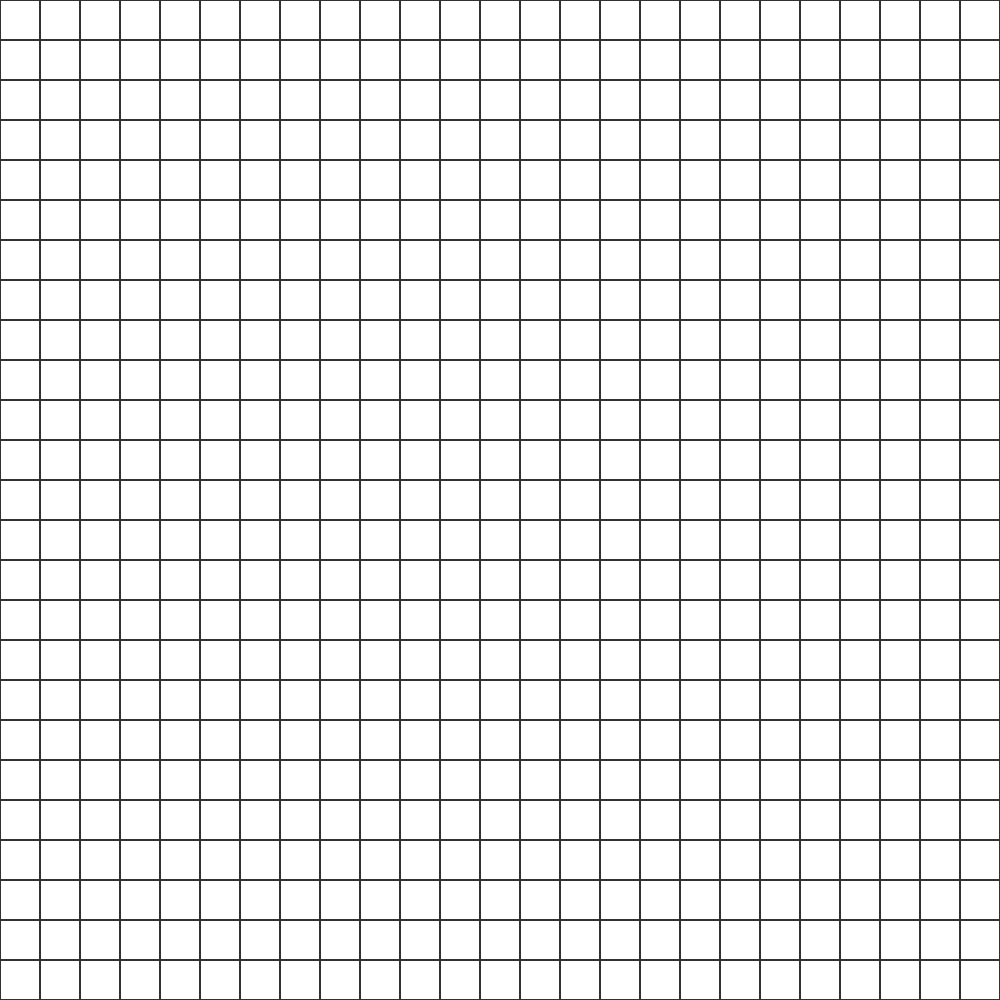
Frame 1 (no input)
Frame 60 (the mouse pressed at the canvas centre just before this capture): identical to frame 1, image omitted
Frame 120 (the mouse held since frame 60 and released just before this capture): identical to frame 1, image omitted

The Processing sketch that drew this single still picture (run headless with seeded random() and noise(); from frame 60 on, the mouse is pressed at the canvas centre):

// Processing sketch: PathFinding
// ── PathFinding.pde
// This is a program to visualize pathfinding algorithms on a grid with all connection of weight 1 (but the program can easily be modified to any weight map)
// By pressing "T" and clicking you can place the targer
// By pressing "P" and clicking you can place a person (starting point)
// By pressing "W" and clicking you can place walls (not allowing this cell in the path)
// By pressing "D" and clicking you delete walls
// By pressing "R" you can clear the simulation and restart
// The algorithm used is Dijkstra but I would like to improve this program to let the use chose the algorithm he wants by pressing 1 / 2 / 3 / ...



import java.util.ArrayList;

// // // // // // // // // //
// // // Variables // // //
// // // // // // // // // 

// Screen and Grid parameters
int gridWidth = 25;
int cellWidth = 40;
int offset = 1;

// Arrays and lists for dijkstra
int[][] map; // Map of Distances (each value is the distance between the person and the 

IntList neighboursX = new IntList(); // lists of X and Y coordinates for the neighbours
IntList neighboursY = new IntList();

IntList lastLayerX = new IntList(); // lists of X and Y coordinates for the layer of neighbours (in order to compute the next layer of neighbours easily)
IntList lastLayerY = new IntList();

IntList pathX = new IntList();// Lists containing all the cells in the path
IntList pathY = new IntList();

// Persons variables
int[][] persons; // list of persons (for an improved version with more than 1 beginning point)
int maxPersons = 1; 
int indexPerson = 0; // also for improved version, could be replace by a boolean for 1 person only
boolean nextPerson = false; // to know if we draw the path or not
int indexPath = 0; // to know the progress of the path when we draw it


boolean failed = false;

int maxDistanceValue; // the maximum theoretical value possible for a distance

int neighboursNumber; // to know how many neighbours there are and to avoid size() method, we consider 

int[] target = new int[2]; // target coordinates

int mode = -1; // To know if we draw walls / persons / a target or if we delete or if we run the simulation


// // // // // // // // // // // 
// // PathFinding Algorithm // //
// // // // // // // // // // //

void pathfindingDijkstra(){
  
  // when needed, we add neighbours 
  if (!nextPerson){
    if(neighboursNumber == 0){
  
      addNeighbours();
      
      // If there are no more neighbours, we finish the algorithm for this person
      if (neighboursNumber ==0){
        failed = true;
        nextPerson = true;
      }
    }
    // if we have neighbours, we take the first one and compute its distance to the person
    if(neighboursNumber != 0){
      int x_ = neighboursX.get(0);
      int y_ = neighboursY.get(0);
      
      neighboursX.remove(0);
      neighboursY.remove(0);
      
      neighboursNumber--;
      
      // Then we compute the weight of the distance from the person to this cell
      int m1 = maxDistanceValue;
      int m2 = maxDistanceValue;
      int m3 = maxDistanceValue;
      int m4 = maxDistanceValue;
      
      if (x_ - 1 >= 0 && map[x_ - 1][y_] != -1) {
        m1 = map[x_ - 1][y_];
      }
      if (y_ - 1 >= 0 && map[x_][y_ - 1] != -1) {
        m2 = map[x_][y_-1];
      }
      if (x_ + 1 < gridWidth && map[x_ + 1][y_] != -1) {
        m3 = map[x_ + 1][y_];
      }
      if (y_ + 1 < gridWidth && map[x_][y_ + 1] != -1){
        m4 = map[x_][y_ + 1];
      }
      
      map[x_][y_] = min(min(m1 , m2 ), min( m3 , m4 )) + 1;
      
      // If the cell is the target, then we finish the pathFinding
      if (x_ == target[0] && y_ == target[1]){
        nextPerson = true;
        neighboursNumber = 0;
      }
    drawCell(x_,y_,false);
    }
  }
}




void addNeighbours(){
  // We look for neighbours at a single distance (we use the last layer in memory to find all the new neighbours)
  
  int lastLayerSize = lastLayerX.size();
  for (int i = 0; i<lastLayerSize ; i++){
    for(int j = -1; j<2 ; j +=2){
      
      // Neighbours on the Left / Right side of the cell
      int x_ = lastLayerX.get(i) + j;
      int y_ = lastLayerY.get(i);
      boolean inBounds = x_>=0 && x_<gridWidth && y_>=0 && y_<gridWidth;
      if (inBounds){ // We check if we look in the window so we can check the second condition
        if(map[x_][y_] == maxDistanceValue){ // We check if the neighbour is accessible
          if (!isInNeighbours(x_ , y_)){ // We check if the neighbour is not already in the list
            
            lastLayerX.append(x_);
            lastLayerY.append(y_);
            
            neighboursX.append(x_);
            neighboursY.append(y_);
            
            neighboursNumber++;
          }
        }
      }
      
      // Neighbours on on top or under the cell
      x_ = lastLayerX.get(i);
      y_ = lastLayerY.get(i) + j;
      inBounds = x_>=0 && x_<gridWidth && y_>=0 && y_<gridWidth;
      if (inBounds){
        if(map[x_][y_] == maxDistanceValue){
          if (!isInNeighbours(x_ , y_)){
            
            lastLayerX.append(x_);
            lastLayerY.append(y_);
            
            neighboursX.append(x_);
            neighboursY.append(y_);
            
            neighboursNumber++;
          }
        }
      }
      
    }
  }
  // We delete the previous layer
  for (int i = 0; i < lastLayerSize ; i++){
    lastLayerX.remove(0);
    lastLayerY.remove(0);
  } 
}


void drawPath(){
  // Draws the path using the distances computed with dijkstra
  
  // We make sure we always begin on the target
  if(indexPath == 0) {
    pathX.append(target[0]);
    pathY.append(target[1]);
    indexPath = 0;
  }
  
  int x_ = pathX.get(indexPath);
  int y_ = pathY.get(indexPath);
  
  indexPath++;
  
  // We look for the neighbour with a lower distance (for weights equal to 1, we just look for actualDistance-1 = distanceToTarget - indexPath)
  int d = map[target[0]][target[1]];
  
  if (x_ - 1 >= 0 && map[x_ - 1][y_] == d-indexPath) {
    x_ -= 1;
  }
  else if (y_ - 1 >= 0 && map[x_][y_ - 1] == d-indexPath) {
    y_ -= 1;
  }
  else if (x_ + 1 < gridWidth && map[x_ + 1][y_] == d-indexPath) {
    x_ += 1;
  }
  else if (y_ + 1 < gridWidth && map[x_][y_ + 1] == d-indexPath){
    y_ += 1;
  }
  
  // We add the cell to our path and draw it
  drawCell(x_,y_,true);
  pathX.append(x_);
  pathY.append(y_);

}


boolean isInNeighbours(int x_ , int y_){
  // To know if a cell is already in the neighbours list
  
  int count = 0;
  while (count < neighboursNumber){
    if (neighboursX.get(count) == x_   &&   neighboursY.get(count) == y_ ) {
      count = neighboursNumber;
    }
    count ++;
  }
  return count == 1 +neighboursNumber;
  
}




// // // // // // // // // // // // // // 
// // Initialization and Main Loop // //
// // // // // // // // // // // // // 

void setup(){
  size(1000,1000);
  background(50);
  init();  
}


void init(){
   // Initilazes the grid and the variables

  neighboursX = new IntList(); 
  neighboursY = new IntList();
  
  lastLayerX = new IntList(); 
  lastLayerY = new IntList();
  
  pathX = new IntList();
  pathY = new IntList();
  
  neighboursNumber = 0;
  
  indexPath = 0 ;
  indexPerson = 0;
  
  maxDistanceValue = gridWidth*gridWidth;
  
  target[0] = -1;
  target[1] = -1;
  
  persons = new int[maxPersons][2];
  for (int i = 0; i<maxPersons;i++){
    persons[i][0] = -1;
  }
  
  map = new int[gridWidth][gridWidth];
  for (int i = 0 ; i< gridWidth ; i++){
    for (int j = 0 ; j< gridWidth ; j++){
      map[i][j] = maxDistanceValue;
    }    
  }
  
  drawCells();
}



// Main Loop
// Manages modes 

void draw(){
  if (keyPressed){
    if (key == 'w' || key == 'W'){
      mode = 0;
    }
    if (key == 'p' || key == 'P'){
      mode = 1;
    }
    if (key == 't' || key == 'T'){
      mode = 2;
    }
    if (key == 'd' || key == 'D'){
      mode = 3;
    }
    if (key == 'b' ){
      mode = 4;
    }
    if (key == 'r'){
      init();
      mode = -1; // no mode selected
    }
  }
  
  if (mode == 0){
  // place Walls
    placeWall();
  }
  
  if (mode == 1){
  // place Person
    placePerson();
  }
  
  if (mode == 2){
  // place Target
    placeTarget();
  }
  
  if (mode == 3){
  // Delete
    delete();
  }
  if (mode == 4){
    // Run simulation
    
    // While we don't find the target we use the PathFinding algorithm
    if (!nextPerson && indexPerson < maxPersons){
      pathfindingDijkstra();
    }
    else if (!failed && indexPerson < maxPersons){ // If we found it, we draw the shortest path
      
      // We only draw the needed cells (we draw persons and target to avoid drawing the path on top of them)
      drawPath();
      drawPersons();
      drawTarget();
      
      if (map[target[0]][target[1]] == indexPath){ // If we finished, we make sure nothing else is run
        failed = false;
        nextPerson = false;
        indexPerson = indexPerson + 1 ;
      }
      
    }
    else if (indexPerson < maxPersons){ // If we don't find the target, then we make sure nothing else is run
      failed = false;
      nextPerson = false;
      indexPerson ++;
    }
    
  }
 

 
}





// // // // // // // // // // // // // // // // // //
// // // // // // All Possible Modes // // // // // 
// // // // // // // // // // // // // // // // // 

void placeWall(){
  // When possible, we place a wall (exception value of -1)
  if (mousePressed){
    
    boolean isOnPerson = mouseX/cellWidth == persons[0][0] && mouseY/cellWidth == persons[0][1];
    boolean isOnTarget = mouseX/cellWidth == target[0] && mouseY/cellWidth == target[1];
    boolean isInBounds = mouseX/cellWidth >=0 && mouseX/cellWidth < gridWidth && mouseY/cellWidth >= 0 && mouseY/cellWidth < gridWidth;
    if (isInBounds && !isOnPerson && !isOnTarget) {
      map[int(mouseX/cellWidth)][int(mouseY/cellWidth)] =  -1;
      drawCell(int(mouseX/cellWidth) , int(mouseY/cellWidth) , false);
    }
    
  }
  
}

void placePerson(){
  // When possible, we place a person (value of 0) and make sure the previous person placed is delete
  if (mousePressed){
    
    boolean isOnTarget = mouseX/cellWidth == target[0] && mouseY/cellWidth == target[1];
    boolean isInBounds = mouseX/cellWidth >=0 && mouseX/cellWidth < gridWidth && mouseY/cellWidth >= 0 && mouseY/cellWidth < gridWidth;
    if (isInBounds && !isOnTarget) {
      if (lastLayerX.size() > 0){
        map[lastLayerX.get(0)][lastLayerY.get(0)] = maxDistanceValue;

        drawCell(persons[0][0] , persons[0][1] , false);

        lastLayerX.remove(0);
        lastLayerY.remove(0);
        
      }
      map[int(mouseX/cellWidth)][int(mouseY/cellWidth)] = 0;
      
      persons[indexPerson][0] = int(mouseX/cellWidth);
      persons[indexPerson][1] = int(mouseY/cellWidth);

      

      lastLayerX.append(int(mouseX/cellWidth));
      lastLayerY.append(int(mouseY/cellWidth));
      drawPersons();
      
      indexPerson = (indexPerson + 1)  % maxPersons;
    }
  }
}

void placeTarget(){
  // We write in memory the position of the target and make sure the previous position of the target is delete
  if (mousePressed){
    
    boolean isOnPerson = mouseX/cellWidth == persons[0][0] && mouseY/cellWidth == persons[0][1];
    boolean isInBounds = mouseX/cellWidth >=0 && mouseX/cellWidth < gridWidth && mouseY/cellWidth >= 0 && mouseY/cellWidth < gridWidth;
    if (isInBounds && !isOnPerson) {
      if (target[0]>=0){
        drawCell(target[0] , target[1] , false);
      }
      target[0] = int(mouseX/cellWidth);
      target[1] = int(mouseY/cellWidth);
      drawTarget();
    }
  }
}

void delete(){
  // We set the value to maxDistance (which is used as the infinity here) when possible
  if (mousePressed ){
    
    boolean isOnPerson = mouseX/cellWidth == persons[0][0] && mouseY/cellWidth == persons[0][1];
    boolean isOnTarget = mouseX/cellWidth == target[0] && mouseY/cellWidth == target[1];
    boolean isInBounds = mouseX/cellWidth >=0 && mouseX/cellWidth < gridWidth && mouseY/cellWidth >= 0 && mouseY/cellWidth < gridWidth;
    if (isInBounds && !isOnPerson && !isOnTarget) {
      map[int(mouseX/cellWidth)][int(mouseY/cellWidth)] =  maxDistanceValue;
      drawCell(int(mouseX/cellWidth) , int(mouseY/cellWidth) , false);
    }
    
  }
}




// // // // // // // // // // // // // 
// // Functions to draw the cells // // 
// // // // // // // // // // // // // 

void drawCells(){
  
 for (int i = 0; i< gridWidth; i++){
   for (int j = 0; j< gridWidth; j++){
      drawCell(i,j,false);
   } 
 }

 drawPersons();
 drawTarget();
}


void drawCell(int i, int j, boolean path){
  
  // When we know the shortest path, we draw it
  if (path) {
    push();
    noStroke();
    fill(0 , 200 , 0);
    rect(i*cellWidth + offset,j*cellWidth + offset, cellWidth-2*offset, cellWidth-2*offset);
    pop();
  }
  
  // When a cell has not been explored and is not a wall, we draw it in white
  else if (map[i][j] == maxDistanceValue){
    push();
    noStroke();
    fill(255);
    rect(i*cellWidth + offset, j*cellWidth + offset, cellWidth-2*offset, cellWidth-2*offset);
    pop();
  }
  
  // If a cell has been explored, we draw and write the distance from the person on it
  else if(map[i][j] > 0){
    push();
    noStroke();
    fill(0 , 150 , 150);
    rect(i*cellWidth + offset, j*cellWidth + offset, cellWidth-2*offset, cellWidth-2*offset);
    pop();
    text(map[i][j], (i + 0.3)*cellWidth + offset, (j + 0.6)*cellWidth + offset);
  }
  
  // If the value is -1, we draw a black cell (wall)
  else{
    push();
    noStroke();
    fill(0);
    rect(i*cellWidth + offset, j*cellWidth + offset, cellWidth-2*offset, cellWidth-2*offset);
    pop();
  }
  
}



void drawPersons(){
 int count = 0;
 while(count <maxPersons && persons[count][0] != -1){ // For next version, to manage various persons
   push();
   noStroke();
   fill(0,0,255);
   rect(persons[count][0]*cellWidth + offset, persons[count][1]*cellWidth + offset, cellWidth-2*offset, cellWidth-2*offset);
   pop();
   count++;
 }
}

void drawTarget(){
 push();
 noStroke();
 fill(255,0,0);
 rect(target[0]*cellWidth + offset, target[1]*cellWidth + offset, cellWidth-2*offset, cellWidth-2*offset);
 pop();
}
